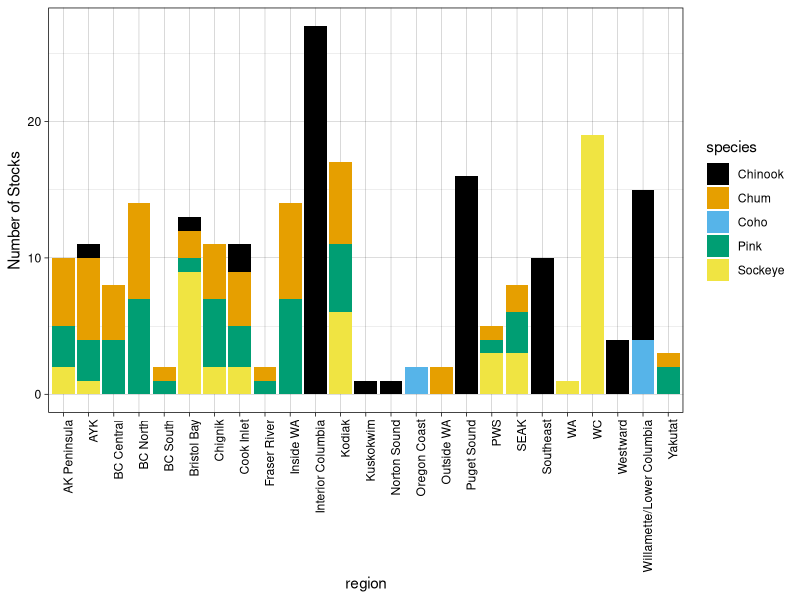
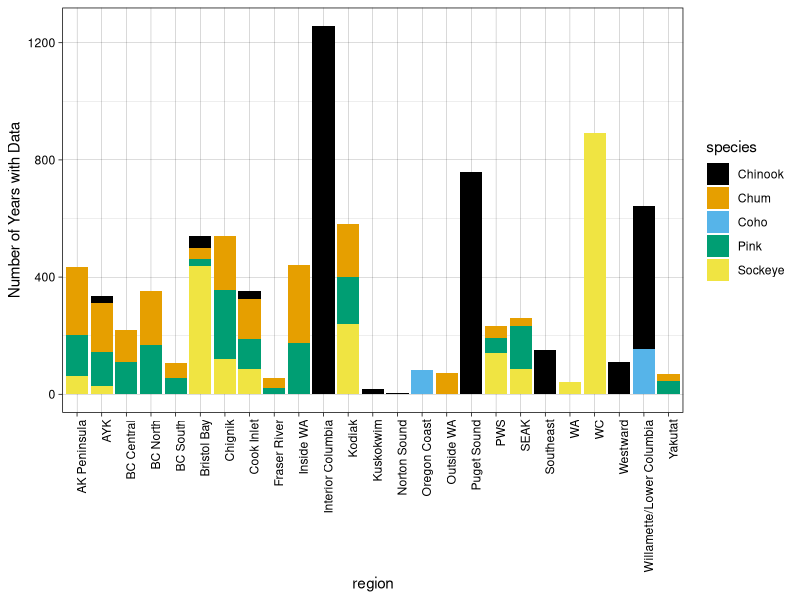
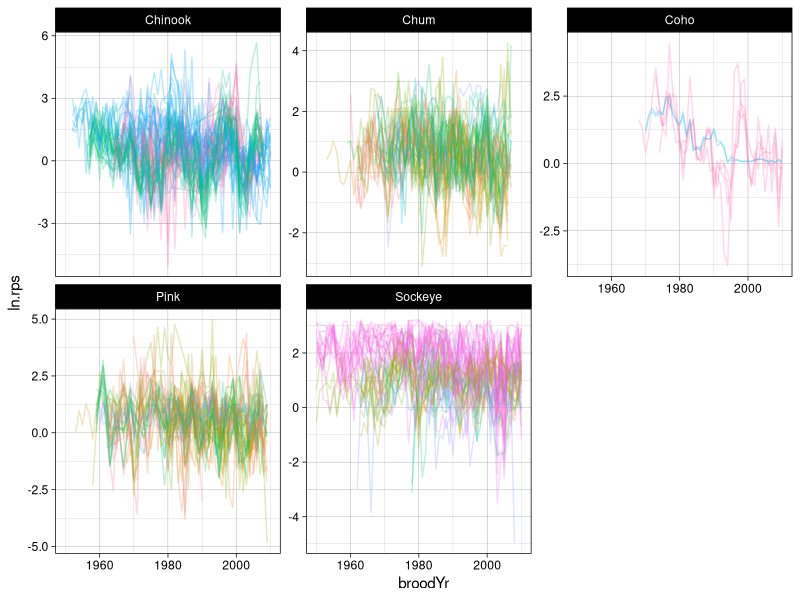
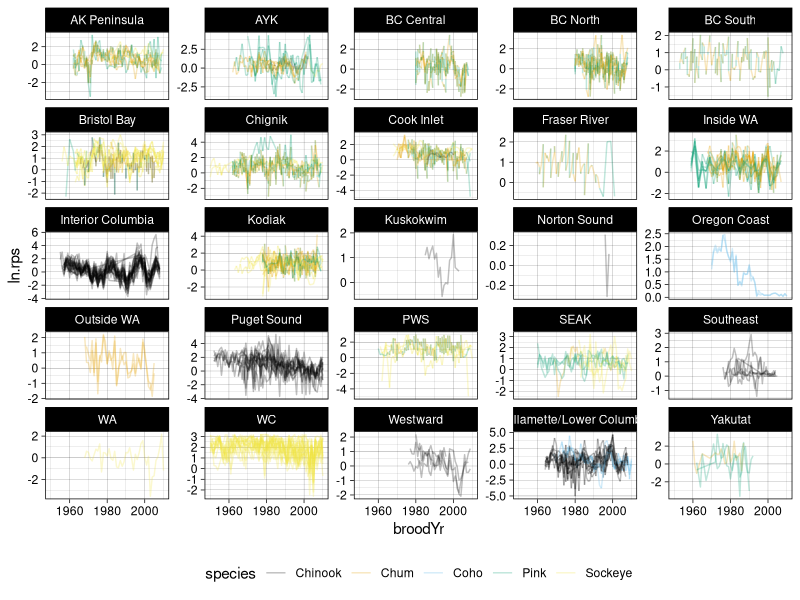
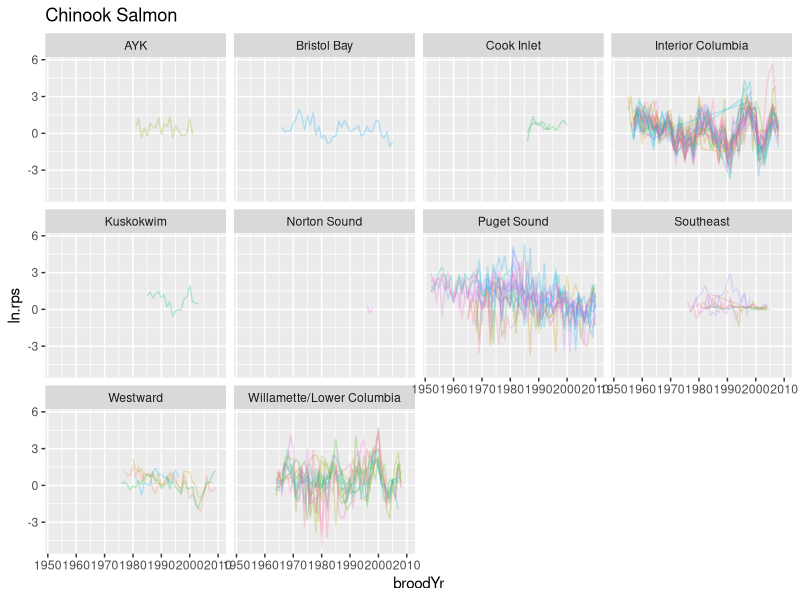
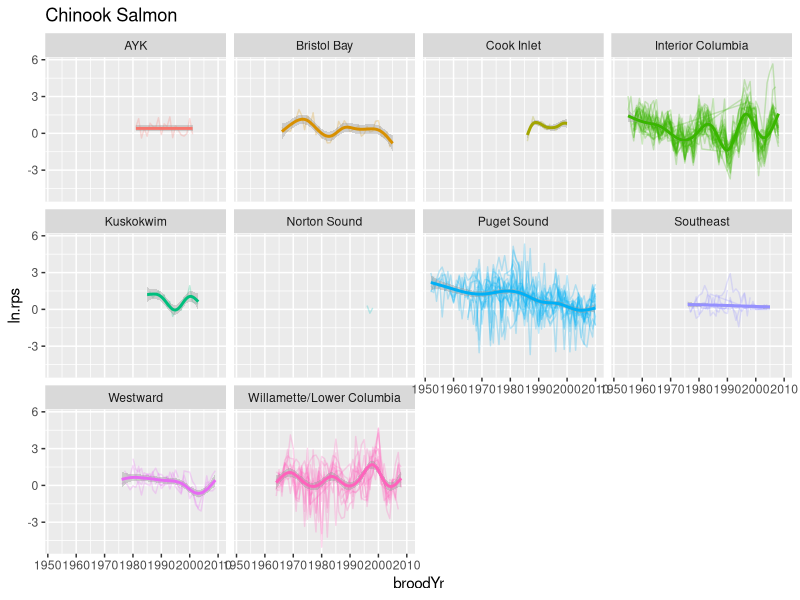
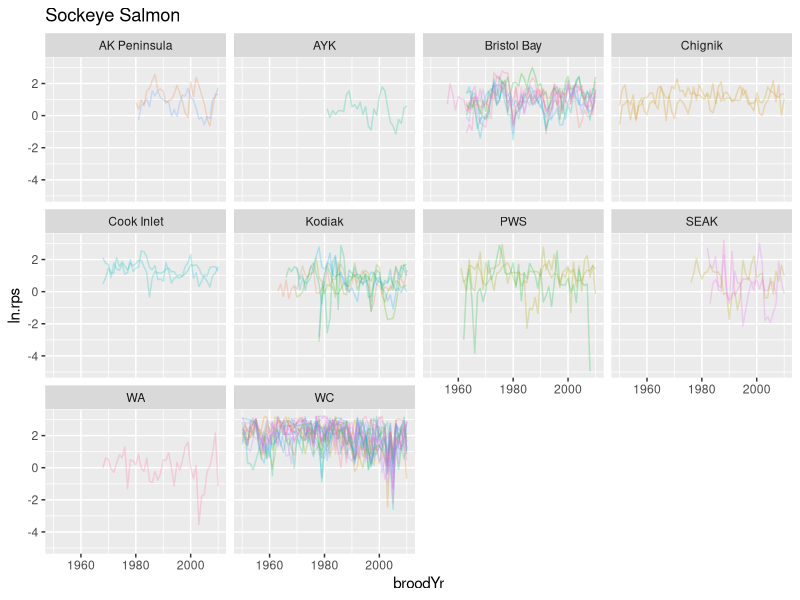
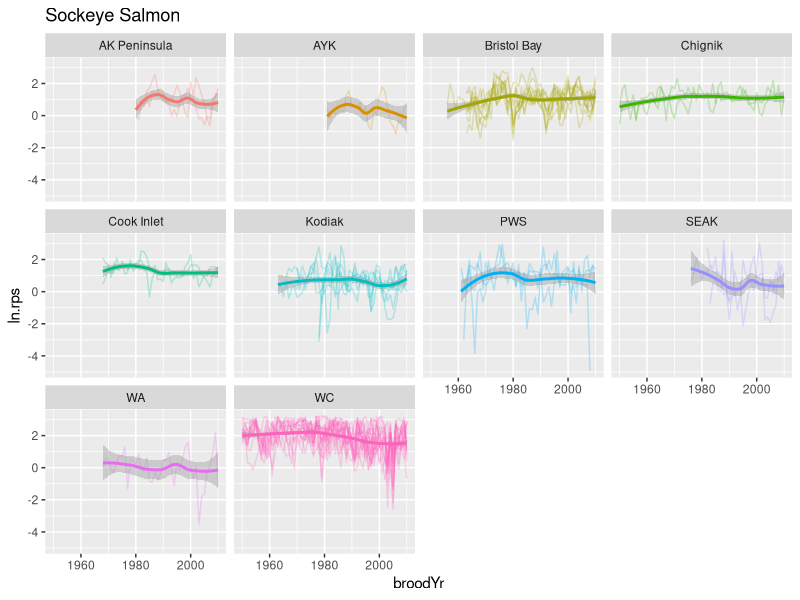

Here is the R script that generated these plots, in order:
## ---- chunk 1
knitr::opts_chunk$set(echo = TRUE, warning=FALSE)
require(tidyverse)
require(kableExtra)
require(dplyr)
require(ggthemes)
## ---- chunk 2
dat <- read.csv("AK-WCoast-Salmon-SR.csv", header=TRUE)
## ---- chunk 3
kable(head(dat), align="crr") %>% #, digits=c(3,1,1)) %>%
  kable_styling(bootstrap_options = c("striped", "hover"))
## ---- chunk 4
dat$rps <- dat$rec/dat$spawn
dat$ln.rps <- log(dat$rps)
kable(head(dat), align="crr") %>% #, digits=c(3,1,1)) %>%
  kable_styling(bootstrap_options = c("striped", "hover"))
## ---- chunk 5
dat.2 <- dat %>% filter(!is.infinite(ln.rps), !is.na(ln.rps), broodYr>=1950, broodYr<=2010)
## ---- chunk 6
sum.stocks_species.region <- dat.2 %>% group_by(species, region) %>% summarize('n.stocks'=length(unique(stock)))
# kable(sum.stocks_species.region, align="crr") %>% #, digits=c(3,1,1)) %>%
  # kable_styling(bootstrap_options = c("striped", "hover"))

g <- ggplot(sum.stocks_species.region, aes(x=region, y=n.stocks, fill=species)) +
       theme_linedraw() +
       scale_fill_colorblind() +
       geom_bar(stat='identity', position='stack') +
       theme(axis.text.x = element_text(angle = 90, hjust = 1)) +
       ylab('Number of Stocks')
plot(g)
## ---- chunk 7
sum.years_species.region <- dat.2 %>% group_by(species, region) %>% summarize('n.years'=n())
# kable(sum.years_species.region, align="crr") %>% #, digits=c(3,1,1)) %>%
  # kable_styling(bootstrap_options = c("striped", "hover"))

g <- ggplot(sum.years_species.region, aes(x=region, y=n.years, fill=species)) +
       theme_linedraw() +
       scale_fill_colorblind() +
       geom_bar(stat='identity', position='stack') +
       theme(axis.text.x = element_text(angle = 90, hjust = 1)) +
       ylab('Number of Years with Data')
plot(g)
## ---- chunk 8
g <- ggplot(dat.2, aes(x=broodYr, y=ln.rps, color=region, group=stock)) +
       theme_linedraw() +
       geom_line(alpha=0.25) +
       facet_wrap(~species, scales='free_y') +
       theme(legend.position='none')
plot(g)
## ---- chunk 9
g <- ggplot(dat.2, aes(x=broodYr, y=ln.rps, color=species, group=stock)) +
       theme_linedraw() +
       scale_color_colorblind() +
       geom_line(alpha=0.25) +
       facet_wrap(~region, scales='free_y') +
       theme(legend.position='bottom')
plot(g)
## ---- chunk 10
temp.spec <- 'Chinook'
g <- ggplot(filter(dat.2, species==temp.spec), aes(x=broodYr, y=ln.rps, color=stock, group=factor(stock))) +
       geom_line(alpha=0.25) +
       facet_wrap(~region) +
       theme(legend.position='none') +
       ggtitle(paste(temp.spec,'Salmon'))
       # geom_smooth(aes(group=region))
plot(g)
## ---- chunk 11
g <- ggplot(filter(dat.2, species==temp.spec), aes(x=broodYr, y=ln.rps, color=region, group=factor(stock))) +
       geom_line(alpha=0.25) +
       facet_wrap(~region) +
       theme(legend.position='none') +
       ggtitle(paste(temp.spec,'Salmon')) +
       geom_smooth(aes(group=region))
plot(g)
## ---- chunk 12
temp.spec <- 'Sockeye'
g <- ggplot(filter(dat.2, species==temp.spec), aes(x=broodYr, y=ln.rps, color=stock, group=factor(stock))) +
       geom_line(alpha=0.25) +
       facet_wrap(~region) +
       theme(legend.position='none') +
       ggtitle(paste(temp.spec,'Salmon'))
       # geom_smooth(aes(group=region))
plot(g)
## ---- chunk 13
g <- ggplot(filter(dat.2, species==temp.spec), aes(x=broodYr, y=ln.rps, color=region, group=factor(stock))) +
       geom_line(alpha=0.25) +
       facet_wrap(~region) +
       theme(legend.position='none') +
       ggtitle(paste(temp.spec,'Salmon')) +
       geom_smooth(aes(group=region))
plot(g)
## ---- chunk 14
temp.spec <- 'Pink'
g <- ggplot(filter(dat.2, species==temp.spec), aes(x=broodYr, y=ln.rps, color=stock, group=factor(stock))) +
       geom_line(alpha=0.25) +
       facet_wrap(~region) +
       theme(legend.position='none') +
       ggtitle(paste(temp.spec,'Salmon'))
       # geom_smooth(aes(group=region))
plot(g)
## ---- chunk 15
g <- ggplot(filter(dat.2, species==temp.spec), aes(x=broodYr, y=ln.rps, color=region, group=factor(stock))) +
       geom_line(alpha=0.25) +
       facet_wrap(~region) +
       theme(legend.position='none') +
       ggtitle(paste(temp.spec,'Salmon')) +
       geom_smooth(aes(group=region))
plot(g)
## ---- chunk 16
temp.spec <- 'Chum'
g <- ggplot(filter(dat.2, species==temp.spec), aes(x=broodYr, y=ln.rps, color=stock, group=factor(stock))) +
       geom_line(alpha=0.25) +
       facet_wrap(~region) +
       theme(legend.position='none') +
       ggtitle(paste(temp.spec,'Salmon'))
       # geom_smooth(aes(group=region))
plot(g)
## ---- chunk 17
g <- ggplot(filter(dat.2, species==temp.spec), aes(x=broodYr, y=ln.rps, color=region, group=factor(stock))) +
       geom_line(alpha=0.25) +
       facet_wrap(~region) +
       theme(legend.position='none') +
       ggtitle(paste(temp.spec,'Salmon')) +
       geom_smooth(aes(group=region))
plot(g)
## ---- chunk 18
temp.spec <- 'Coho'
g <- ggplot(filter(dat.2, species==temp.spec), aes(x=broodYr, y=ln.rps, color=stock, group=factor(stock))) +
       geom_line(alpha=0.25) +
       facet_wrap(~region) +
       theme(legend.position='none') +
       ggtitle(paste(temp.spec,'Salmon'))
       # geom_smooth(aes(group=region))
plot(g)
## ---- chunk 19
g <- ggplot(filter(dat.2, species==temp.spec), aes(x=broodYr, y=ln.rps, color=region, group=factor(stock))) +
       geom_line(alpha=0.25) +
       facet_wrap(~region) +
       theme(legend.position='none') +
       ggtitle(paste(temp.spec,'Salmon')) +
       geom_smooth(aes(group=region))
plot(g)
